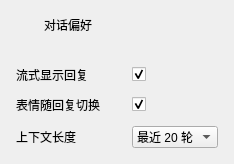
                                            <widget class="QFrame" name="dialogueBehaviorCard">
                                              <property name="uiCard" stdset="0">
                                                <bool>true</bool>
                                              </property>
                                              <layout class="QVBoxLayout" name="dialogueBehaviorCardLayout">
                                                <property name="leftMargin">
                                                  <number>0</number>
                                                </property>
                                                <property name="topMargin">
                                                  <number>0</number>
                                                </property>
                                                <property name="rightMargin">
                                                  <number>0</number>
                                                </property>
                                                <property name="bottomMargin">
                                                  <number>0</number>
                                                </property>
                                                <property name="spacing">
                                                  <number>0</number>
                                                </property>
                                                <item>
                                                  <widget class="QWidget" name="dialogueBehaviorCardHeading">
                                                    <property name="cardHeading" stdset="0">
                                                      <bool>true</bool>
                                                    </property>
                                                    <layout class="QHBoxLayout" name="dialogueBehaviorCardHeadingLayout" stretch="0,1">
                                                      <property name="leftMargin">
                                                        <number>14</number>
                                                      </property>
                                                      <property name="topMargin">
                                                        <number>14</number>
                                                      </property>
                                                      <property name="rightMargin">
                                                        <number>14</number>
                                                      </property>
                                                      <property name="bottomMargin">
                                                        <number>14</number>
                                                      </property>
                                                      <property name="spacing">
                                                        <number>9</number>
                                                      </property>
                                                      <item>
                                                        <widget class="QLabel" name="dialogueBehaviorCardIcon">
                                                          <property name="text">
                                                            <string />
                                                          </property>
                                                          <property name="wordWrap">
                                                            <bool>true</bool>
                                                          </property>
                                                          <property name="minimumSize">
                                                            <size>
                                                              <width>21</width>
                                                              <height>21</height>
                                                            </size>
                                                          </property>
                                                          <property name="maximumSize">
                                                            <size>
                                                              <width>21</width>
                                                              <height>21</height>
                                                            </size>
                                                          </property>
                                                          <property name="iconName" stdset="0">
                                                            <string>chat</string>
                                                          </property>
                                                        </widget>
                                                      </item>
                                                      <item>
                                                        <widget class="QLabel" name="dialogueBehaviorCardTitle">
                                                          <property name="text">
                                                            <string>对话偏好</string>
                                                          </property>
                                                          <property name="wordWrap">
                                                            <bool>true</bool>
                                                          </property>
                                                          <property name="cardTitle" stdset="0">
                                                            <bool>true</bool>
                                                          </property>
                                                        </widget>
                                                      </item>
                                                    </layout>
                                                    <property name="minimumSize">
                                                      <size>
                                                        <width>0</width>
                                                        <height>50</height>
                                                      </size>
                                                    </property>
                                                    <property name="maximumSize">
                                                      <size>
                                                        <width>16777215</width>
                                                        <height>50</height>
                                                      </size>
                                                    </property>
                                                  </widget>
                                                </item>
                                                <item>
                                                  <widget class="QWidget" name="dialogueBehaviorCardBody">
                                                    <layout class="QGridLayout" name="dialogueBehaviorGrid">
                                                      <property name="leftMargin">
                                                        <number>16</number>
                                                      </property>
                                                      <property name="topMargin">
                                                        <number>16</number>
                                                      </property>
                                                      <property name="rightMargin">
                                                        <number>16</number>
                                                      </property>
                                                      <property name="bottomMargin">
                                                        <number>16</number>
                                                      </property>
                                                      <property name="spacing">
                                                        <number>12</number>
                                                      </property>
                                                      <item row="0" column="0">
                                                        <widget class="QLabel" name="streamReplyCheckCaption">
                                                          <property name="text">
                                                            <string>流式显示回复</string>
                                                          </property>
                                                          <property name="wordWrap">
                                                            <bool>true</bool>
                                                          </property>
                                                          <property name="minimumSize">
                                                            <size>
                                                              <width>104</width>
                                                              <height>0</height>
                                                            </size>
                                                          </property>
                                                        </widget>
                                                      </item>
                                                      <item row="0" column="1">
                                                        <widget class="QCheckBox" name="streamReplyCheck">
                                                          <property name="checked">
                                                            <bool>true</bool>
                                                          </property>
                                                        </widget>
                                                      </item>
                                                      <item row="1" column="0">
                                                        <widget class="QLabel" name="expressionLinkCheckCaption">
                                                          <property name="text">
                                                            <string>表情随回复切换</string>
                                                          </property>
                                                          <property name="wordWrap">
                                                            <bool>true</bool>
                                                          </property>
                                                          <property name="minimumSize">
                                                            <size>
                                                              <width>104</width>
                                                              <height>0</height>
                                                            </size>
                                                          </property>
                                                        </widget>
                                                      </item>
                                                      <item row="1" column="1">
                                                        <widget class="QCheckBox" name="expressionLinkCheck">
                                                          <property name="checked">
                                                            <bool>true</bool>
                                                          </property>
                                                        </widget>
                                                      </item>
                                                      <item row="2" column="0">
                                                        <widget class="QLabel" name="contextTurnsComboCaption">
                                                          <property name="text">
                                                            <string>上下文长度</string>
                                                          </property>
                                                          <property name="wordWrap">
                                                            <bool>true</bool>
                                                          </property>
                                                          <property name="minimumSize">
                                                            <size>
                                                              <width>104</width>
                                                              <height>0</height>
                                                            </size>
                                                          </property>
                                                        </widget>
                                                      </item>
                                                      <item row="2" column="1">
                                                        <widget class="QComboBox" name="contextTurnsCombo">
                                                          <property name="editable">
                                                            <bool>false</bool>
                                                          </property>
                                                          <item>
                                                            <property name="text">
                                                              <string>最近 20 轮</string>
                                                            </property>
                                                          </item>
                                                          <item>
                                                            <property name="text">
                                                              <string>最近 10 轮</string>
                                                            </property>
                                                          </item>
                                                          <item>
                                                            <property name="text">
                                                              <string>最近 5 轮</string>
                                                            </property>
                                                          </item>
                                                        </widget>
                                                      </item>
                                                      <property name="sizeConstraint">
                                                        <enum>QLayout::SizeConstraint::SetMinimumSize</enum>
                                                      </property>
                                                    </layout>
                                                  </widget>
                                                </item>
                                                <property name="sizeConstraint">
                                                  <enum>QLayout::SizeConstraint::SetMinimumSize</enum>
                                                </property>
                                              </layout>
                                            </widget>
